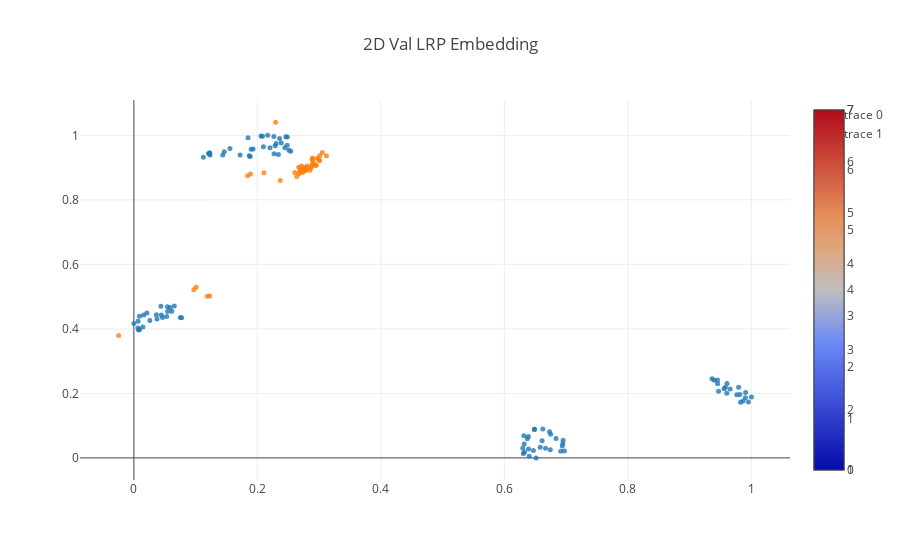

Notebook source saved alongside this figure:
### Code cell
import umap
from matplotlib import pyplot as plt

embedding_pipeline_2d = Pipeline([
    ("reducer", umap.UMAP(random_state=42,
                    n_components = 2,
                    n_neighbors=10,
                    min_dist=0)),
   ("scaler", MinMaxScaler())
])
embedding_pipeline_2d.fit(lrp_data)
embedding = embedding_pipeline_2d.transform(lrp_data)
val_embedding = embedding_pipeline_2d.transform(val_lrp)

emb2d = go.Scatter(
    x=embedding[:,0],
    y=embedding[:,1],
    mode="markers",
    marker=dict(
        size=5,
        colorscale='Rainbow',
        opacity=0.8,
        showscale=True
    )
)

val_emb2d = go.Scatter(
    x=val_embedding[:,0],
    y=val_embedding[:,1],
    mode="markers",
    marker=dict(
        size=5,
        colorscale='RdBu',
        opacity=0.8,
        showscale=True
    )
)

layout2d = go.Layout(
    title= "2D Val LRP Embedding"
)

data=[emb2d, val_emb2d]

fig = go.Figure(data=data, layout=layout2d)
iplot(fig)
